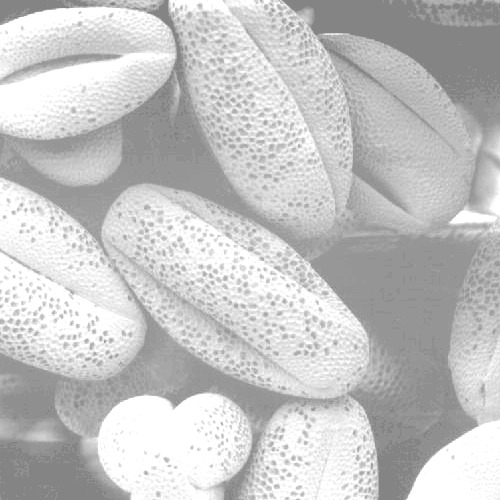
#> input picture Histogram Equalization/hist2.tif, 500 x 500 px
$ python hist_eq.py
#> lines starting #> are read from the running program, lines starting #| are printed output that depends on the picture
from PIL import Image
import matplotlib.pyplot as plt
import cv2
import numpy as np

img = cv2.imread('hist2.tif',0)
#> img is the input picture: shape (500, 500); min 132, max 255, mean 196.4

#Initialize intensity values with 256 zeroes
intensity_count = [0] * 256

height,width = img.shape[:2]
#> height = 500; width = 500
N = height * width
#> N = 250000

	#Array for new_image
high_contrast = np.zeros(img.shape)

for i in range(0,height):
    		for j in range(0,width):
        			intensity_count[img[i][j]] += 1     #Find pixels count for each intensity

L = 256

intensity_count,total_values_used = np.histogram(img.flatten(),L,[0,L])
#> total_values_used = 257 values from 0 to 256
pdf_list = np.ceil(intensity_count*(L-1)/img.size)                    #Calculate PDF
#> pdf_list = 256 values, max 30 at index 255, min 0 at index 0, mean 1.09
cdf_list = pdf_list.cumsum()                                            	#Calculate CDF
#> cdf_list = 256 values from 0 to 278


for y in range(0, height):
    		for x in range(0, width):
			#Apply the new intensities in our new image
        			high_contrast[y,x] = cdf_list[img[y,x]]
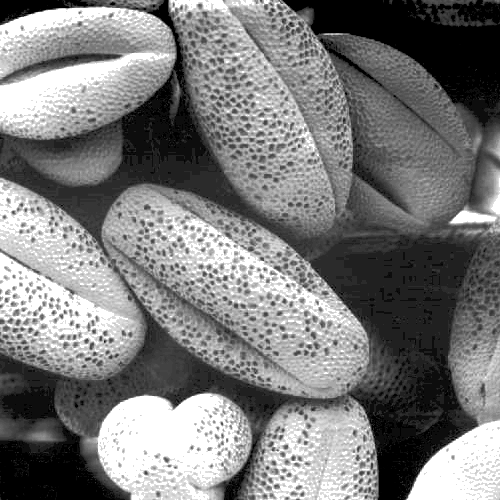
#> high_contrast: shape (500, 500) float64; min 19, max 278, mean 144.6; drawn with min black and max white


#PLOT THE HISTOGRAMS
cv2.imwrite('high_contrast.png', high_contrast)

plt.hist(img.ravel(),256,[0,256])
plt.xlabel('Intensity Values')
plt.ylabel('Pixel Count')
plt.show()
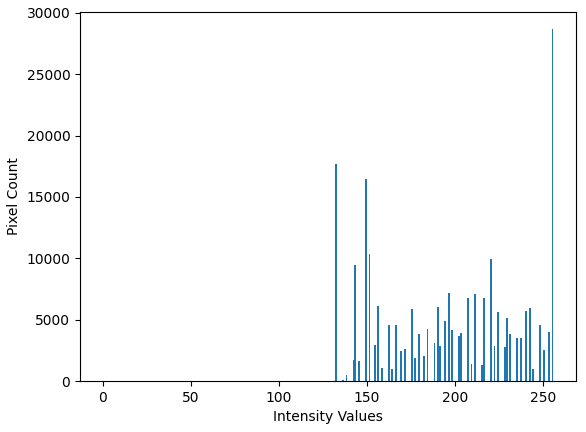
#> figure drawn by matplotlib, 1 panel; tallest bar 28659 high, from x = 255 to 256

plt.hist(high_contrast.ravel(),256,[0,256])
plt.xlabel('Intensity Values')
plt.ylabel('Pixel Count')
plt.show()
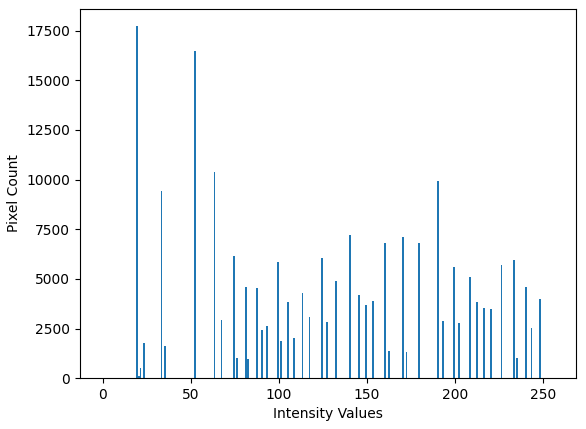
#> figure drawn by matplotlib, 1 panel; tallest bar 17718 high, from x = 19 to 20
